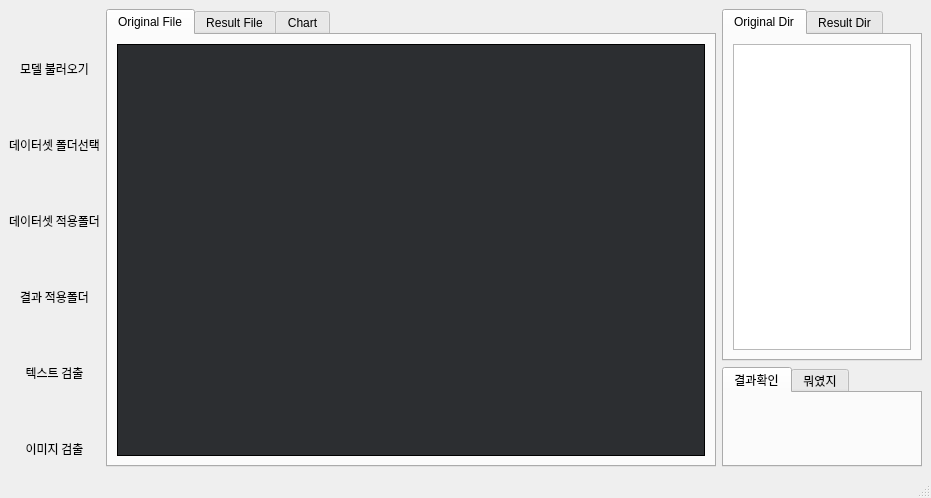
<?xml version="1.0" encoding="UTF-8"?>
<ui version="4.0">
 <class>MainWindow</class>
 <widget class="QMainWindow" name="MainWindow">
  <property name="geometry">
   <rect>
    <x>0</x>
    <y>0</y>
    <width>931</width>
    <height>498</height>
   </rect>
  </property>
  <property name="windowTitle">
   <string>MainWindow</string>
  </property>
  <property name="styleSheet">
   <string notr="true">
QPushButton{
    border-radius: 8px;
	color: rgba(0, 0, 0, 200)
}
QTextEdit{
	color: #fff;
}
</string>
  </property>
  <widget class="QWidget" name="centralwidget">
   <layout class="QGridLayout" name="gridLayout_14">
    <item row="0" column="2">
     <widget class="QTabWidget" name="tabWidget_2">
      <property name="maximumSize">
       <size>
        <width>200</width>
        <height>600</height>
       </size>
      </property>
      <property name="currentIndex">
       <number>0</number>
      </property>
      <widget class="QWidget" name="original_dir_2">
       <attribute name="title">
        <string>Original Dir</string>
       </attribute>
       <layout class="QGridLayout" name="gridLayout_9">
        <item row="0" column="0">
         <widget class="QTreeView" name="treeView"/>
        </item>
       </layout>
      </widget>
      <widget class="QWidget" name="result_dir_2">
       <attribute name="title">
        <string>Result Dir</string>
       </attribute>
       <layout class="QGridLayout" name="gridLayout_10">
        <item row="0" column="0">
         <widget class="QTreeView" name="treeView_2"/>
        </item>
       </layout>
      </widget>
     </widget>
    </item>
    <item row="1" column="2">
     <widget class="QTabWidget" name="tabWidget_3">
      <property name="minimumSize">
       <size>
        <width>0</width>
        <height>0</height>
       </size>
      </property>
      <property name="maximumSize">
       <size>
        <width>200</width>
        <height>100</height>
       </size>
      </property>
      <property name="currentIndex">
       <number>0</number>
      </property>
      <widget class="QWidget" name="tab">
       <attribute name="title">
        <string>결과확인</string>
       </attribute>
       <layout class="QGridLayout" name="gridLayout_7">
        <item row="0" column="0">
         <widget class="QPushButton" name="pushButton_6">
          <property name="minimumSize">
           <size>
            <width>0</width>
            <height>40</height>
           </size>
          </property>
          <property name="styleSheet">
           <string notr="true">QPushButton:hover{
	background-color:rgb(238, 238, 238);
}
QPushButton:pressed{
	border-bottom-color: rgb(0, 0, 0);
	border-right-color: rgb(0, 0, 0);
    background-color:rgb(162, 169, 180);
	border-color: rgb(170, 255, 255)
}
</string>
          </property>
          <property name="text">
           <string/>
          </property>
          <property name="icon">
           <iconset>
            <normaloff>icon모음/icons8-presentation-94.ico</normaloff>icon모음/icons8-presentation-94.ico</iconset>
          </property>
          <property name="iconSize">
           <size>
            <width>40</width>
            <height>40</height>
           </size>
          </property>
         </widget>
        </item>
       </layout>
      </widget>
      <widget class="QWidget" name="tab_2">
       <attribute name="title">
        <string>뭐였지</string>
       </attribute>
       <layout class="QGridLayout" name="gridLayout_8">
        <item row="0" column="0">
         <widget class="QPushButton" name="pushButton_5">
          <property name="minimumSize">
           <size>
            <width>0</width>
            <height>40</height>
           </size>
          </property>
          <property name="styleSheet">
           <string notr="true">QPushButton:hover{
	background-color:rgba(255, 255, 255, 100);
}
QPushButton:pressed{
	border-bottom-color: rgb(0, 0, 0);
	border-right-color: rgb(0, 0, 0);
    background-color:rgb(162, 169, 180);
	border-color: rgb(170, 255, 255)
}
</string>
          </property>
          <property name="text">
           <string>뭐였</string>
          </property>
         </widget>
        </item>
       </layout>
      </widget>
     </widget>
    </item>
    <item row="0" column="1" rowspan="2">
     <layout class="QGridLayout" name="gridLayout">
      <item row="0" column="0">
       <widget class="QTabWidget" name="tabWidget">
        <property name="currentIndex">
         <number>0</number>
        </property>
        <widget class="QWidget" name="original_file">
         <attribute name="title">
          <string>Original File</string>
         </attribute>
         <layout class="QGridLayout" name="gridLayout_5">
          <item row="0" column="0">
           <widget class="QLabel" name="label">
            <property name="layoutDirection">
             <enum>Qt::LeftToRight</enum>
            </property>
            <property name="autoFillBackground">
             <bool>false</bool>
            </property>
            <property name="styleSheet">
             <string notr="true">border-style: solid;
border-width: 1px;
border-color: #rgb(0, 0, 0);
background-color : #2c2e31;</string>
            </property>
            <property name="text">
             <string>&lt;html&gt;&lt;head/&gt;&lt;body&gt;&lt;p align=&quot;center&quot;&gt;&lt;br/&gt;&lt;/p&gt;&lt;/body&gt;&lt;/html&gt;</string>
            </property>
            <property name="scaledContents">
             <bool>false</bool>
            </property>
            <property name="alignment">
             <set>Qt::AlignCenter</set>
            </property>
            <property name="wordWrap">
             <bool>true</bool>
            </property>
           </widget>
          </item>
         </layout>
        </widget>
        <widget class="QWidget" name="result_file">
         <attribute name="title">
          <string>Result File</string>
         </attribute>
         <layout class="QGridLayout" name="gridLayout_4">
          <item row="0" column="0">
           <widget class="QLabel" name="label_2">
            <property name="cursor">
             <cursorShape>PointingHandCursor</cursorShape>
            </property>
            <property name="styleSheet">
             <string notr="true">border-style: solid;
border-width: 1px;
border-color: #rgb(0, 0, 0);
background-color : #2c2e31;</string>
            </property>
            <property name="text">
             <string>&lt;html&gt;&lt;head/&gt;&lt;body&gt;&lt;p align=&quot;center&quot;&gt;&lt;br/&gt;&lt;/p&gt;&lt;/body&gt;&lt;/html&gt;</string>
            </property>
            <property name="alignment">
             <set>Qt::AlignCenter</set>
            </property>
           </widget>
          </item>
         </layout>
        </widget>
        <widget class="QWidget" name="chart">
         <attribute name="title">
          <string>Chart</string>
         </attribute>
         <layout class="QGridLayout" name="gridLayout_3">
          <item row="0" column="0">
           <layout class="QVBoxLayout" name="verticalLayout"/>
          </item>
         </layout>
        </widget>
       </widget>
      </item>
     </layout>
    </item>
    <item row="0" column="0" rowspan="2">
     <layout class="QGridLayout" name="gridLayout_2">
      <item row="5" column="0">
       <widget class="QLabel" name="label_6">
        <property name="maximumSize">
         <size>
          <width>16777215</width>
          <height>20</height>
         </size>
        </property>
        <property name="font">
         <font>
          <family>휴먼모음T</family>
          <pointsize>9</pointsize>
          <weight>50</weight>
          <italic>false</italic>
          <bold>false</bold>
          <kerning>true</kerning>
         </font>
        </property>
        <property name="text">
         <string>&lt;html&gt;&lt;head/&gt;&lt;body&gt;&lt;p align=&quot;center&quot;&gt;데이터셋 적용폴더&lt;/p&gt;&lt;/body&gt;&lt;/html&gt;</string>
        </property>
       </widget>
      </item>
      <item row="4" column="0">
       <widget class="QPushButton" name="pushButton_4">
        <property name="minimumSize">
         <size>
          <width>0</width>
          <height>0</height>
         </size>
        </property>
        <property name="maximumSize">
         <size>
          <width>150</width>
          <height>40</height>
         </size>
        </property>
        <property name="styleSheet">
         <string notr="true">QPushButton:hover{
	background-color:rgba(255, 255, 255, 100);
}
QPushButton:pressed{
	border-bottom-color: rgb(0, 0, 0);
	border-right-color: rgb(0, 0, 0);
    background-color:rgb(162, 169, 180);
	border-color: rgb(170, 255, 255)
}
</string>
        </property>
        <property name="text">
         <string/>
        </property>
        <property name="icon">
         <iconset>
          <normaloff>icon모음/icons8-folder-48.ico</normaloff>icon모음/icons8-folder-48.ico</iconset>
        </property>
        <property name="iconSize">
         <size>
          <width>40</width>
          <height>40</height>
         </size>
        </property>
       </widget>
      </item>
      <item row="2" column="0">
       <widget class="QPushButton" name="pushButton_2">
        <property name="minimumSize">
         <size>
          <width>0</width>
          <height>0</height>
         </size>
        </property>
        <property name="maximumSize">
         <size>
          <width>150</width>
          <height>40</height>
         </size>
        </property>
        <property name="styleSheet">
         <string notr="true">QPushButton:hover{
	background-color:rgba(255, 255, 255, 100);
}
QPushButton:pressed{
	border-bottom-color: rgb(0, 0, 0);
	border-right-color: rgb(0, 0, 0);
    background-color:rgb(162, 169, 180);
	border-color: rgb(170, 255, 255)
}

</string>
        </property>
        <property name="text">
         <string/>
        </property>
        <property name="icon">
         <iconset>
          <normaloff>icon모음/icons8-folder-48.ico</normaloff>icon모음/icons8-folder-48.ico</iconset>
        </property>
        <property name="iconSize">
         <size>
          <width>40</width>
          <height>40</height>
         </size>
        </property>
       </widget>
      </item>
      <item row="9" column="0">
       <widget class="QLabel" name="label_8">
        <property name="maximumSize">
         <size>
          <width>16777215</width>
          <height>20</height>
         </size>
        </property>
        <property name="font">
         <font>
          <family>휴먼모음T</family>
          <pointsize>9</pointsize>
          <weight>50</weight>
          <italic>false</italic>
          <bold>false</bold>
          <kerning>true</kerning>
         </font>
        </property>
        <property name="text">
         <string>&lt;html&gt;&lt;head/&gt;&lt;body&gt;&lt;p align=&quot;center&quot;&gt;텍스트 검출&lt;/p&gt;&lt;/body&gt;&lt;/html&gt;</string>
        </property>
       </widget>
      </item>
      <item row="0" column="0">
       <widget class="QPushButton" name="pushButton_1">
        <property name="minimumSize">
         <size>
          <width>0</width>
          <height>0</height>
         </size>
        </property>
        <property name="maximumSize">
         <size>
          <width>150</width>
          <height>40</height>
         </size>
        </property>
        <property name="styleSheet">
         <string notr="true">QPushButton:hover{
	background-color:rgba(255, 255, 255, 100);
}
QPushButton:pressed{
	border-bottom-color: rgb(0, 0, 0);
	border-right-color: rgb(0, 0, 0);
    background-color:rgb(162, 169, 180);
	border-color: rgb(170, 255, 255)
}

</string>
        </property>
        <property name="text">
         <string/>
        </property>
        <property name="icon">
         <iconset>
          <normaloff>icon모음/icons8-news-94.ico</normaloff>icon모음/icons8-news-94.ico</iconset>
        </property>
        <property name="iconSize">
         <size>
          <width>40</width>
          <height>40</height>
         </size>
        </property>
        <property name="checkable">
         <bool>false</bool>
        </property>
        <property name="autoRepeat">
         <bool>false</bool>
        </property>
        <property name="autoExclusive">
         <bool>false</bool>
        </property>
       </widget>
      </item>
      <item row="3" column="0">
       <widget class="QLabel" name="label_5">
        <property name="maximumSize">
         <size>
          <width>16777215</width>
          <height>20</height>
         </size>
        </property>
        <property name="font">
         <font>
          <family>휴먼모음T</family>
          <pointsize>9</pointsize>
          <weight>50</weight>
          <italic>false</italic>
          <bold>false</bold>
          <kerning>true</kerning>
         </font>
        </property>
        <property name="text">
         <string>&lt;html&gt;&lt;head/&gt;&lt;body&gt;&lt;p align=&quot;center&quot;&gt;데이터셋 폴더선택&lt;/p&gt;&lt;/body&gt;&lt;/html&gt;</string>
        </property>
       </widget>
      </item>
      <item row="7" column="0">
       <widget class="QLabel" name="label_7">
        <property name="maximumSize">
         <size>
          <width>16777215</width>
          <height>20</height>
         </size>
        </property>
        <property name="font">
         <font>
          <family>휴먼모음T</family>
          <pointsize>9</pointsize>
          <weight>50</weight>
          <italic>false</italic>
          <bold>false</bold>
          <kerning>true</kerning>
         </font>
        </property>
        <property name="text">
         <string>&lt;html&gt;&lt;head/&gt;&lt;body&gt;&lt;p align=&quot;center&quot;&gt;결과 적용폴더&lt;/p&gt;&lt;/body&gt;&lt;/html&gt;</string>
        </property>
       </widget>
      </item>
      <item row="10" column="0">
       <widget class="QPushButton" name="pushButton_3">
        <property name="minimumSize">
         <size>
          <width>0</width>
          <height>0</height>
         </size>
        </property>
        <property name="maximumSize">
         <size>
          <width>150</width>
          <height>40</height>
         </size>
        </property>
        <property name="styleSheet">
         <string notr="true">QPushButton:hover{
	background-color:rgba(255, 255, 255, 100);
}
QPushButton:pressed{
	border-bottom-color: rgb(0, 0, 0);
	border-right-color: rgb(0, 0, 0);
    background-color:rgb(162, 169, 180);
	border-color: rgb(170, 255, 255)
}
</string>
        </property>
        <property name="text">
         <string/>
        </property>
        <property name="icon">
         <iconset>
          <normaloff>icon모음/icons8-image-48.ico</normaloff>icon모음/icons8-image-48.ico</iconset>
        </property>
        <property name="iconSize">
         <size>
          <width>40</width>
          <height>40</height>
         </size>
        </property>
       </widget>
      </item>
      <item row="8" column="0">
       <widget class="QPushButton" name="pushButton_result">
        <property name="minimumSize">
         <size>
          <width>0</width>
          <height>0</height>
         </size>
        </property>
        <property name="maximumSize">
         <size>
          <width>150</width>
          <height>40</height>
         </size>
        </property>
        <property name="styleSheet">
         <string notr="true">QPushButton:hover{
	background-color:rgba(255, 255, 255, 100);
}
QPushButton:pressed{
	border-bottom-color: rgb(0, 0, 0);
	border-right-color: rgb(0, 0, 0);
    background-color:rgb(162, 169, 180);
	border-color: rgb(170, 255, 255)
}
</string>
        </property>
        <property name="text">
         <string/>
        </property>
        <property name="icon">
         <iconset>
          <normaloff>icon모음/icons8-document-48.ico</normaloff>icon모음/icons8-document-48.ico</iconset>
        </property>
        <property name="iconSize">
         <size>
          <width>40</width>
          <height>40</height>
         </size>
        </property>
       </widget>
      </item>
      <item row="6" column="0">
       <widget class="QPushButton" name="pushButton_7">
        <property name="minimumSize">
         <size>
          <width>0</width>
          <height>0</height>
         </size>
        </property>
        <property name="maximumSize">
         <size>
          <width>150</width>
          <height>40</height>
         </size>
        </property>
        <property name="styleSheet">
         <string notr="true">QPushButton:hover{
	background-color:rgba(255, 255, 255, 100);
}
QPushButton:pressed{
	border-bottom-color: rgb(0, 0, 0);
	border-right-color: rgb(0, 0, 0);
    background-color:rgb(162, 169, 180);
	border-color: rgb(170, 255, 255)
}
</string>
        </property>
        <property name="text">
         <string/>
        </property>
        <property name="icon">
         <iconset>
          <normaloff>icon모음/icons8-folder-48.ico</normaloff>icon모음/icons8-folder-48.ico</iconset>
        </property>
        <property name="iconSize">
         <size>
          <width>40</width>
          <height>40</height>
         </size>
        </property>
       </widget>
      </item>
      <item row="1" column="0">
       <widget class="QLabel" name="label_4">
        <property name="maximumSize">
         <size>
          <width>16777215</width>
          <height>20</height>
         </size>
        </property>
        <property name="font">
         <font>
          <family>휴먼모음T</family>
          <pointsize>9</pointsize>
          <weight>50</weight>
          <italic>false</italic>
          <bold>false</bold>
          <kerning>true</kerning>
         </font>
        </property>
        <property name="text">
         <string>&lt;html&gt;&lt;head/&gt;&lt;body&gt;&lt;p align=&quot;center&quot;&gt;모델 불러오기&lt;/p&gt;&lt;/body&gt;&lt;/html&gt;</string>
        </property>
       </widget>
      </item>
      <item row="11" column="0">
       <widget class="QLabel" name="label_9">
        <property name="maximumSize">
         <size>
          <width>16777215</width>
          <height>20</height>
         </size>
        </property>
        <property name="font">
         <font>
          <family>휴먼모음T</family>
          <pointsize>9</pointsize>
          <weight>50</weight>
          <italic>false</italic>
          <bold>false</bold>
          <kerning>true</kerning>
         </font>
        </property>
        <property name="text">
         <string>&lt;html&gt;&lt;head/&gt;&lt;body&gt;&lt;p align=&quot;center&quot;&gt;이미지 검출&lt;/p&gt;&lt;/body&gt;&lt;/html&gt;</string>
        </property>
       </widget>
      </item>
     </layout>
    </item>
   </layout>
  </widget>
  <widget class="QMenuBar" name="menubar">
   <property name="geometry">
    <rect>
     <x>0</x>
     <y>0</y>
     <width>931</width>
     <height>21</height>
    </rect>
   </property>
  </widget>
  <widget class="QStatusBar" name="statusbar"/>
 </widget>
 <resources/>
 <connections/>
</ui>
